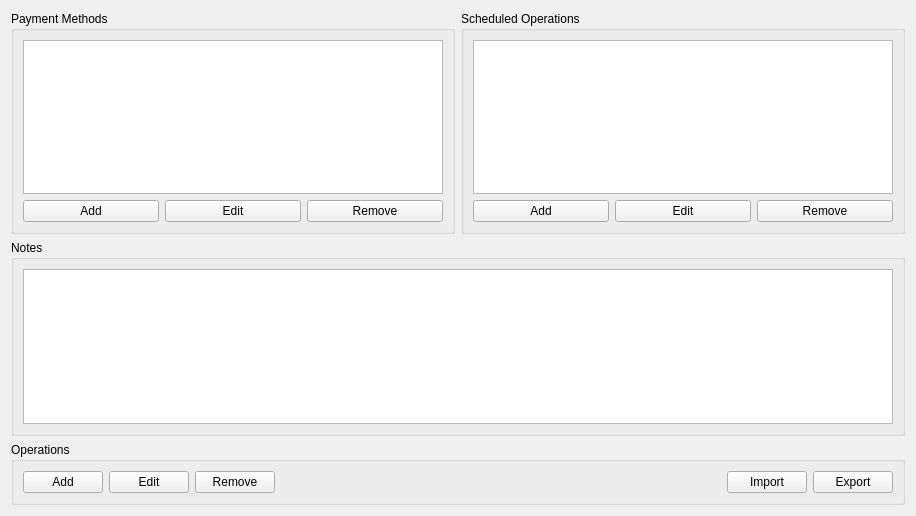
<?xml version="1.0" encoding="UTF-8"?>
<ui version="4.0">
 <class>AccountViewer</class>
 <widget class="QWidget" name="AccountViewer">
  <property name="geometry">
   <rect>
    <x>0</x>
    <y>0</y>
    <width>916</width>
    <height>516</height>
   </rect>
  </property>
  <property name="windowTitle">
   <string>Account Viewer</string>
  </property>
  <layout class="QVBoxLayout" name="verticalLayout_3">
   <item>
    <layout class="QHBoxLayout" name="hlayout">
     <item>
      <widget class="QGroupBox" name="pm_group">
       <property name="title">
        <string>Payment Methods</string>
       </property>
       <layout class="QVBoxLayout" name="verticalLayout">
        <item>
         <widget class="QListWidget" name="payment_methods">
          <property name="editTriggers">
           <set>QAbstractItemView::NoEditTriggers</set>
          </property>
         </widget>
        </item>
        <item>
         <layout class="QHBoxLayout" name="pm_buttons">
          <item>
           <widget class="QPushButton" name="pm_add">
            <property name="text">
             <string>Add</string>
            </property>
            <property name="icon">
             <iconset resource="../../picsou.qrc">
              <normaloff>:/resources/material-design/svg/credit-card-plus.svg</normaloff>:/resources/material-design/svg/credit-card-plus.svg</iconset>
            </property>
           </widget>
          </item>
          <item>
           <widget class="QPushButton" name="pm_edit">
            <property name="text">
             <string>Edit</string>
            </property>
            <property name="icon">
             <iconset resource="../../picsou.qrc">
              <normaloff>:/resources/material-design/svg/pencil.svg</normaloff>:/resources/material-design/svg/pencil.svg</iconset>
            </property>
           </widget>
          </item>
          <item>
           <widget class="QPushButton" name="pm_remove">
            <property name="text">
             <string>Remove</string>
            </property>
            <property name="icon">
             <iconset resource="../../picsou.qrc">
              <normaloff>:/resources/material-design/svg/credit-card-off.svg</normaloff>:/resources/material-design/svg/credit-card-off.svg</iconset>
            </property>
           </widget>
          </item>
         </layout>
        </item>
       </layout>
      </widget>
     </item>
     <item>
      <widget class="QGroupBox" name="sop_group">
       <property name="title">
        <string>Scheduled Operations</string>
       </property>
       <layout class="QVBoxLayout" name="verticalLayout_2">
        <item>
         <widget class="QListWidget" name="sops">
          <property name="editTriggers">
           <set>QAbstractItemView::NoEditTriggers</set>
          </property>
         </widget>
        </item>
        <item>
         <layout class="QHBoxLayout" name="sop_buttons">
          <item>
           <widget class="QPushButton" name="sop_add">
            <property name="text">
             <string>Add</string>
            </property>
            <property name="icon">
             <iconset resource="../../picsou.qrc">
              <normaloff>:/resources/material-design/svg/calendar-plus.svg</normaloff>:/resources/material-design/svg/calendar-plus.svg</iconset>
            </property>
           </widget>
          </item>
          <item>
           <widget class="QPushButton" name="sop_edit">
            <property name="text">
             <string>Edit</string>
            </property>
            <property name="icon">
             <iconset resource="../../picsou.qrc">
              <normaloff>:/resources/material-design/svg/calendar-range.svg</normaloff>:/resources/material-design/svg/calendar-range.svg</iconset>
            </property>
           </widget>
          </item>
          <item>
           <widget class="QPushButton" name="sop_remove">
            <property name="text">
             <string>Remove</string>
            </property>
            <property name="icon">
             <iconset resource="../../picsou.qrc">
              <normaloff>:/resources/material-design/svg/calendar-remove.svg</normaloff>:/resources/material-design/svg/calendar-remove.svg</iconset>
            </property>
           </widget>
          </item>
         </layout>
        </item>
       </layout>
      </widget>
     </item>
    </layout>
   </item>
   <item>
    <layout class="QHBoxLayout" name="notes_layout">
     <item>
      <widget class="QGroupBox" name="notes_group">
       <property name="title">
        <string>Notes</string>
       </property>
       <layout class="QVBoxLayout" name="verticalLayout_4">
        <item>
         <widget class="QPlainTextEdit" name="notes">
          <property name="readOnly">
           <bool>true</bool>
          </property>
         </widget>
        </item>
       </layout>
      </widget>
     </item>
    </layout>
   </item>
   <item>
    <widget class="QGroupBox" name="ops_group">
     <property name="title">
      <string>Operations</string>
     </property>
     <layout class="QVBoxLayout" name="ops_layout">
      <item>
       <layout class="QHBoxLayout" name="ops_buttons">
        <item>
         <widget class="QPushButton" name="op_add">
          <property name="text">
           <string>Add</string>
          </property>
          <property name="icon">
           <iconset resource="../../picsou.qrc">
            <normaloff>:/resources/material-design/svg/cart-plus.svg</normaloff>:/resources/material-design/svg/cart-plus.svg</iconset>
          </property>
         </widget>
        </item>
        <item>
         <widget class="QPushButton" name="op_edit">
          <property name="text">
           <string>Edit</string>
          </property>
          <property name="icon">
           <iconset resource="../../picsou.qrc">
            <normaloff>:/resources/material-design/svg/pencil.svg</normaloff>:/resources/material-design/svg/pencil.svg</iconset>
          </property>
         </widget>
        </item>
        <item>
         <widget class="QPushButton" name="op_remove">
          <property name="text">
           <string>Remove</string>
          </property>
          <property name="icon">
           <iconset resource="../../picsou.qrc">
            <normaloff>:/resources/material-design/svg/cart-off.svg</normaloff>:/resources/material-design/svg/cart-off.svg</iconset>
          </property>
         </widget>
        </item>
        <item>
         <spacer name="horizontalSpacer">
          <property name="orientation">
           <enum>Qt::Horizontal</enum>
          </property>
          <property name="sizeHint" stdset="0">
           <size>
            <width>40</width>
            <height>20</height>
           </size>
          </property>
         </spacer>
        </item>
        <item>
         <widget class="QPushButton" name="ops_import">
          <property name="text">
           <string>Import</string>
          </property>
          <property name="icon">
           <iconset resource="../../picsou.qrc">
            <normaloff>:/resources/material-design/svg/file-import.svg</normaloff>:/resources/material-design/svg/file-import.svg</iconset>
          </property>
         </widget>
        </item>
        <item>
         <widget class="QPushButton" name="ops_export">
          <property name="text">
           <string>Export</string>
          </property>
          <property name="icon">
           <iconset resource="../../picsou.qrc">
            <normaloff>:/resources/material-design/svg/file-export.svg</normaloff>:/resources/material-design/svg/file-export.svg</iconset>
          </property>
         </widget>
        </item>
       </layout>
      </item>
     </layout>
    </widget>
   </item>
  </layout>
  <action name="action_add_pm">
   <property name="icon">
    <iconset resource="../../picsou.qrc">
     <normaloff>:/resources/material-design/svg/credit-card-plus.svg</normaloff>:/resources/material-design/svg/credit-card-plus.svg</iconset>
   </property>
   <property name="text">
    <string>Add payment method</string>
   </property>
  </action>
  <action name="action_edit_pm">
   <property name="icon">
    <iconset resource="../../picsou.qrc">
     <normaloff>:/resources/material-design/svg/pencil.svg</normaloff>:/resources/material-design/svg/pencil.svg</iconset>
   </property>
   <property name="text">
    <string>Edit payment method</string>
   </property>
  </action>
  <action name="action_remove_pm">
   <property name="icon">
    <iconset resource="../../picsou.qrc">
     <normaloff>:/resources/material-design/svg/credit-card-off.svg</normaloff>:/resources/material-design/svg/credit-card-off.svg</iconset>
   </property>
   <property name="text">
    <string>Remove payment method</string>
   </property>
  </action>
  <action name="action_add_sop">
   <property name="icon">
    <iconset resource="../../picsou.qrc">
     <normaloff>:/resources/material-design/svg/calendar-plus.svg</normaloff>:/resources/material-design/svg/calendar-plus.svg</iconset>
   </property>
   <property name="text">
    <string>Add scheduled operation</string>
   </property>
  </action>
  <action name="action_edit_sop">
   <property name="icon">
    <iconset resource="../../picsou.qrc">
     <normaloff>:/resources/material-design/svg/calendar-range.svg</normaloff>:/resources/material-design/svg/calendar-range.svg</iconset>
   </property>
   <property name="text">
    <string>Edit scheduled operation</string>
   </property>
  </action>
  <action name="action_remove_sop">
   <property name="icon">
    <iconset resource="../../picsou.qrc">
     <normaloff>:/resources/material-design/svg/calendar-remove.svg</normaloff>:/resources/material-design/svg/calendar-remove.svg</iconset>
   </property>
   <property name="text">
    <string>Remove scheduled operation</string>
   </property>
  </action>
  <action name="action_add_op">
   <property name="icon">
    <iconset resource="../../picsou.qrc">
     <normaloff>:/resources/material-design/svg/cart-plus.svg</normaloff>:/resources/material-design/svg/cart-plus.svg</iconset>
   </property>
   <property name="text">
    <string>Add operation</string>
   </property>
  </action>
  <action name="action_edit_op">
   <property name="icon">
    <iconset resource="../../picsou.qrc">
     <normaloff>:/resources/material-design/svg/pencil.svg</normaloff>:/resources/material-design/svg/pencil.svg</iconset>
   </property>
   <property name="text">
    <string>Edit operation</string>
   </property>
  </action>
  <action name="action_remove_op">
   <property name="icon">
    <iconset resource="../../picsou.qrc">
     <normaloff>:/resources/material-design/svg/cart-off.svg</normaloff>:/resources/material-design/svg/cart-off.svg</iconset>
   </property>
   <property name="text">
    <string>Remove operation</string>
   </property>
  </action>
  <action name="action_import_ops">
   <property name="icon">
    <iconset resource="../../picsou.qrc">
     <normaloff>:/resources/material-design/svg/file-import.svg</normaloff>:/resources/material-design/svg/file-import.svg</iconset>
   </property>
   <property name="text">
    <string>Import operations</string>
   </property>
  </action>
  <action name="action_export_ops">
   <property name="icon">
    <iconset resource="../../picsou.qrc">
     <normaloff>:/resources/material-design/svg/file-export.svg</normaloff>:/resources/material-design/svg/file-export.svg</iconset>
   </property>
   <property name="text">
    <string>Export operations</string>
   </property>
  </action>
 </widget>
 <tabstops>
  <tabstop>payment_methods</tabstop>
  <tabstop>pm_add</tabstop>
  <tabstop>pm_edit</tabstop>
  <tabstop>pm_remove</tabstop>
  <tabstop>sops</tabstop>
  <tabstop>sop_add</tabstop>
  <tabstop>sop_edit</tabstop>
  <tabstop>sop_remove</tabstop>
  <tabstop>notes</tabstop>
  <tabstop>op_add</tabstop>
  <tabstop>op_edit</tabstop>
  <tabstop>op_remove</tabstop>
  <tabstop>ops_import</tabstop>
  <tabstop>ops_export</tabstop>
 </tabstops>
 <resources>
  <include location="../../picsou.qrc"/>
 </resources>
 <connections/>
</ui>
